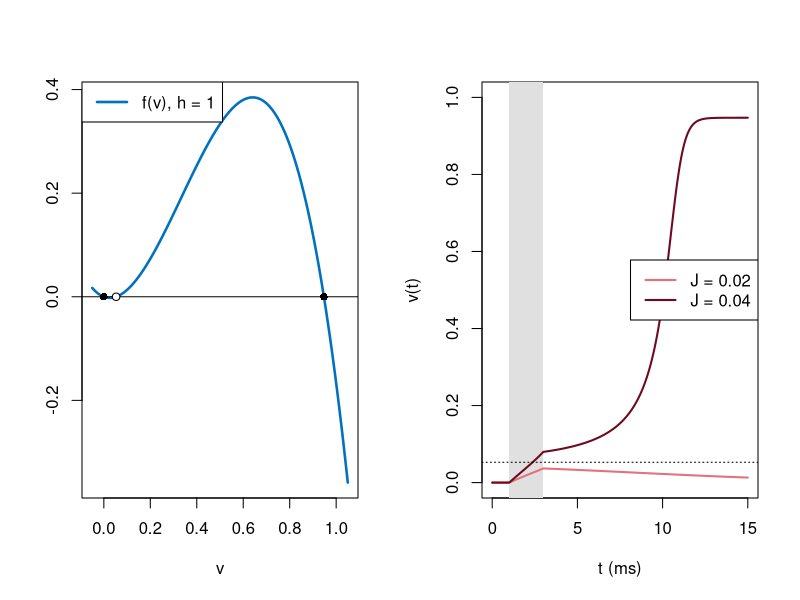

Reproduce this figure in R.
# Abb. 3.23: schnelle Dynamik des Mitchell-Schaeffer-Modells (Buch, Abschnitt 3.5, Gl. 3.29 und 3.31)
# dv/dt = h v^2 (1 - v)/tin - v/tout + J(t) mit festem h = 1; links f(v) mit Ruhe, Schwelle und erregtem Zustand,
# rechts Antwort auf einen Reiz der Dauer 2 ms unter (J = 0.02) und über (J = 0.04) der Schwelle
# (c) 2026 Philipp Kügler · Programm zum Buch „Dynamische Systeme in den Lebenswissenschaften“ · MIT-Lizenz (siehe LICENSE)
tin <- 0.3; tout <- 6; topen <- 100; tclose <- 115; vgate <- 0.13   # Parameter in ms
hc <- 4 * tin / tout

simuliere <- function(T, reize, J = 0.2, dauer = 2, dt = 0.01, h_fest = FALSE) {
  # Euler-Verfahren für das Mitchell-Schaeffer-Modell; Reizstrom J für 'dauer' ms ab jedem Zeitpunkt in 'reize'
  N <- round(T / dt); t <- dt * (0:N)
  Jt <- numeric(N + 1)
  for (s in reize) Jt[t >= s - 1e-9 & t < s + dauer - 1e-9] <- J
  v <- numeric(N + 1); h <- rep(1, N + 1)
  for (n in 1:N) {
    dv <- h[n] * v[n]^2 * (1 - v[n]) / tin - v[n] / tout + Jt[n]
    dh <- if (h_fest) 0 else if (v[n] < vgate) (1 - h[n]) / topen else -h[n] / tclose
    v[n + 1] <- v[n] + dt * dv; h[n + 1] <- h[n] + dt * dh
  }
  list(t = t, v = v, h = h)
}
durchgaenge <- function(t, v, schwelle = 0.1) t[which(diff(sign(v - schwelle)) != 0)]   # Beginn und Ende der Aktionspotentiale

f <- function(v) v^2 * (1 - v) / tin - v / tout
w <- sqrt(1 - hc); vs <- (1 - w) / 2; ve <- (1 + w) / 2   # Schwelle und erregter Zustand
cat(sprintf("h_c = %.2f,  Schwelle v_s* = %.4f,  erregt v_e* = %.4f\n", hc, vs, ve))
par(mfrow = c(1, 2))
v <- seq(-0.05, 1.05, length.out = 500)
plot(v, f(v), type = "l", col = rgb(0, 0.447, 0.741), lwd = 2.5, xlab = "v", ylab = "")
abline(h = 0); points(c(0, ve), c(0, 0), pch = 16); points(vs, 0, pch = 21, bg = "white")
legend("topleft", legend = "f(v), h = 1", col = rgb(0, 0.447, 0.741), lwd = 2.5)
plot(NULL, xlim = c(0, 15), ylim = c(0, 1), xlab = "t (ms)", ylab = "v(t)")
rect(1, -1, 3, 2, col = "grey88", border = NA)
Js <- c(0.02, 0.04); farben <- c(rgb(0.89, 0.44, 0.49), rgb(0.43, 0.04, 0.12))
for (i in 1:2) {
  x <- simuliere(15, 1, J = Js[i], h_fest = TRUE)
  lines(x$t, x$v, col = farben[i], lwd = 2)
  cat(sprintf("J = %g: v(15) = %.3f\n", Js[i], x$v[length(x$v)]))
}
abline(h = vs, lty = 3)
legend("right", legend = sprintf("J = %g", Js), col = farben, lwd = 2)
